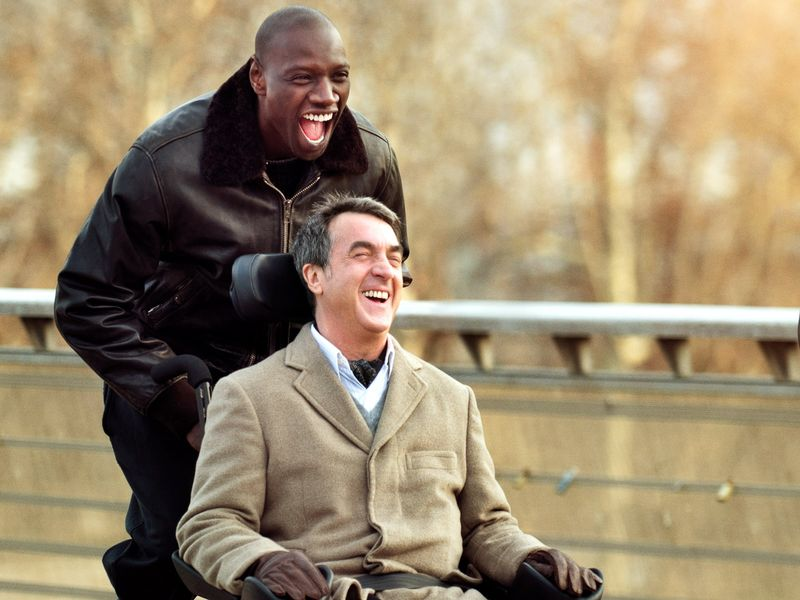
#> input picture image.jpg, 800 x 600 px
$ python lr2.py
#> lines starting #> are read from the running program, lines starting #| are printed output that depends on the picture
import cv2
from cv2 import data

# Загрузка классификатора для детектирования лиц (Haar Cascade)
face_cascade = cv2.CascadeClassifier('haarcascade_frontalface_default.xml')

# Загрузка изображения
image = cv2.imread('image.jpg')
#> image is the input picture: shape (600, 800, 3); mean B, G, R 108.7, 137, 154.1

# Преобразование изображения в оттенки серого, так как детектор работает лучше с серыми изображениями
gray = cv2.cvtColor(image, cv2.COLOR_BGR2GRAY)
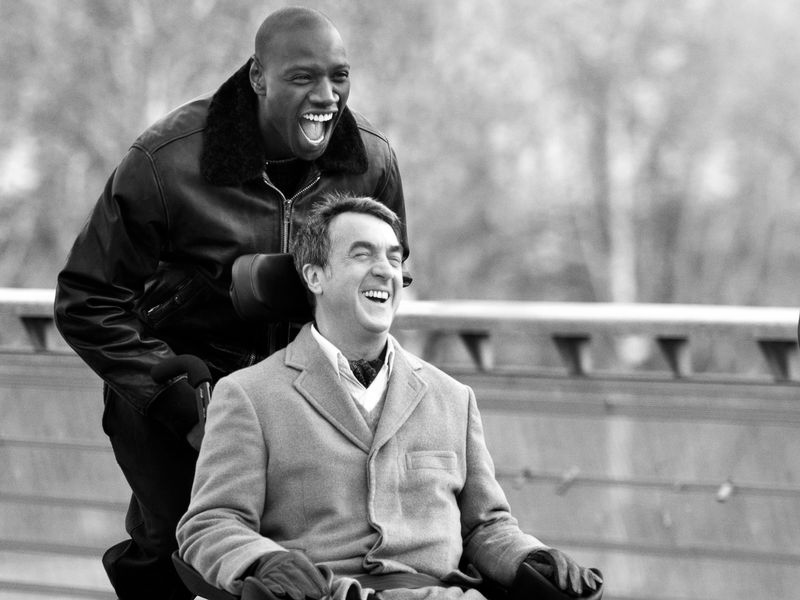
#> gray: shape (600, 800); min 0, max 255, mean 138.9

# Детектирование лиц
faces = face_cascade.detectMultiScale(gray, scaleFactor=1.1, minNeighbors=5, minSize=(30, 30))
#> faces = [[330, 219, 92, 92], [273, 39, 96, 96]]

print(f"Обнаружено лиц: {len(faces)}")
#| Обнаружено лиц: 2
